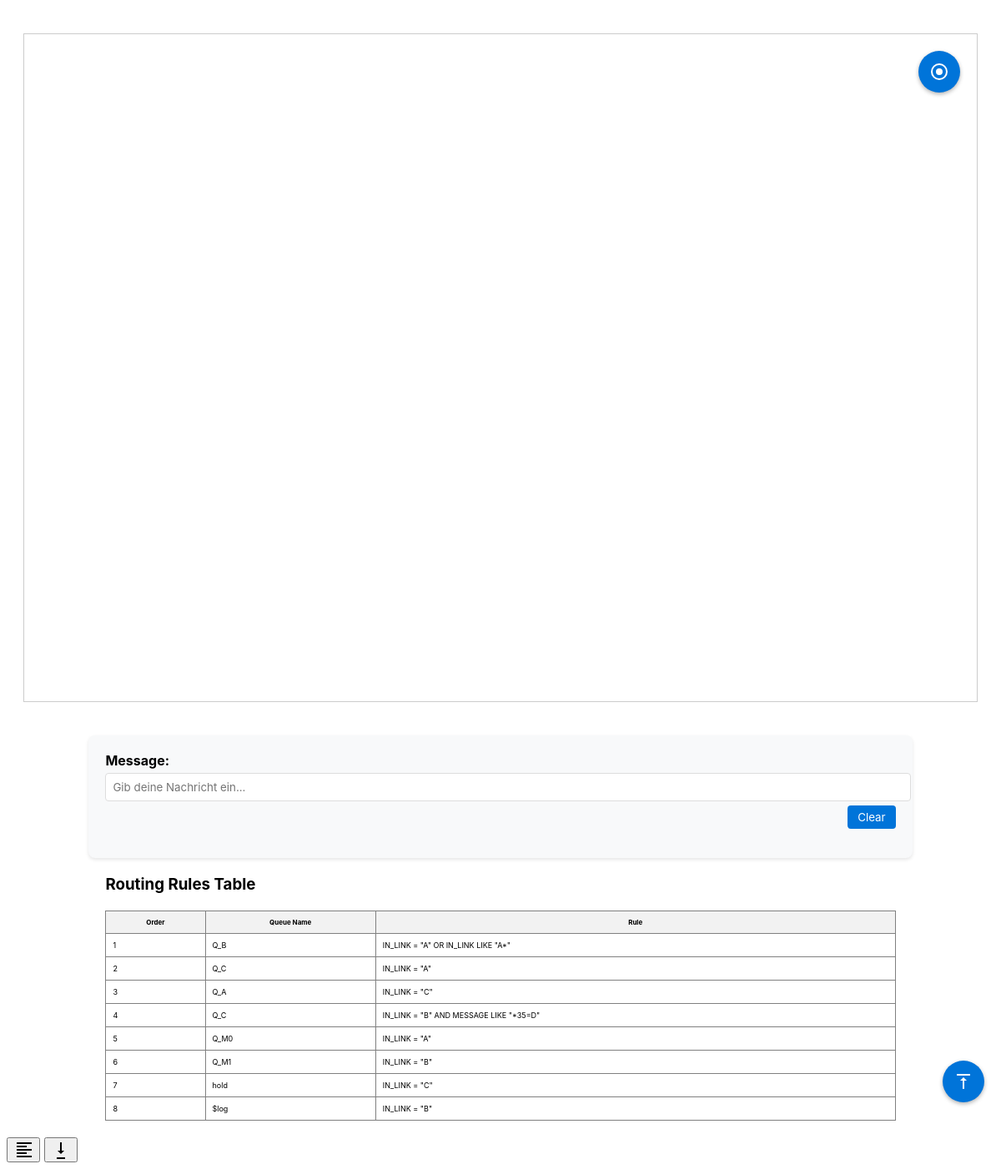
Before: / with the older database file.
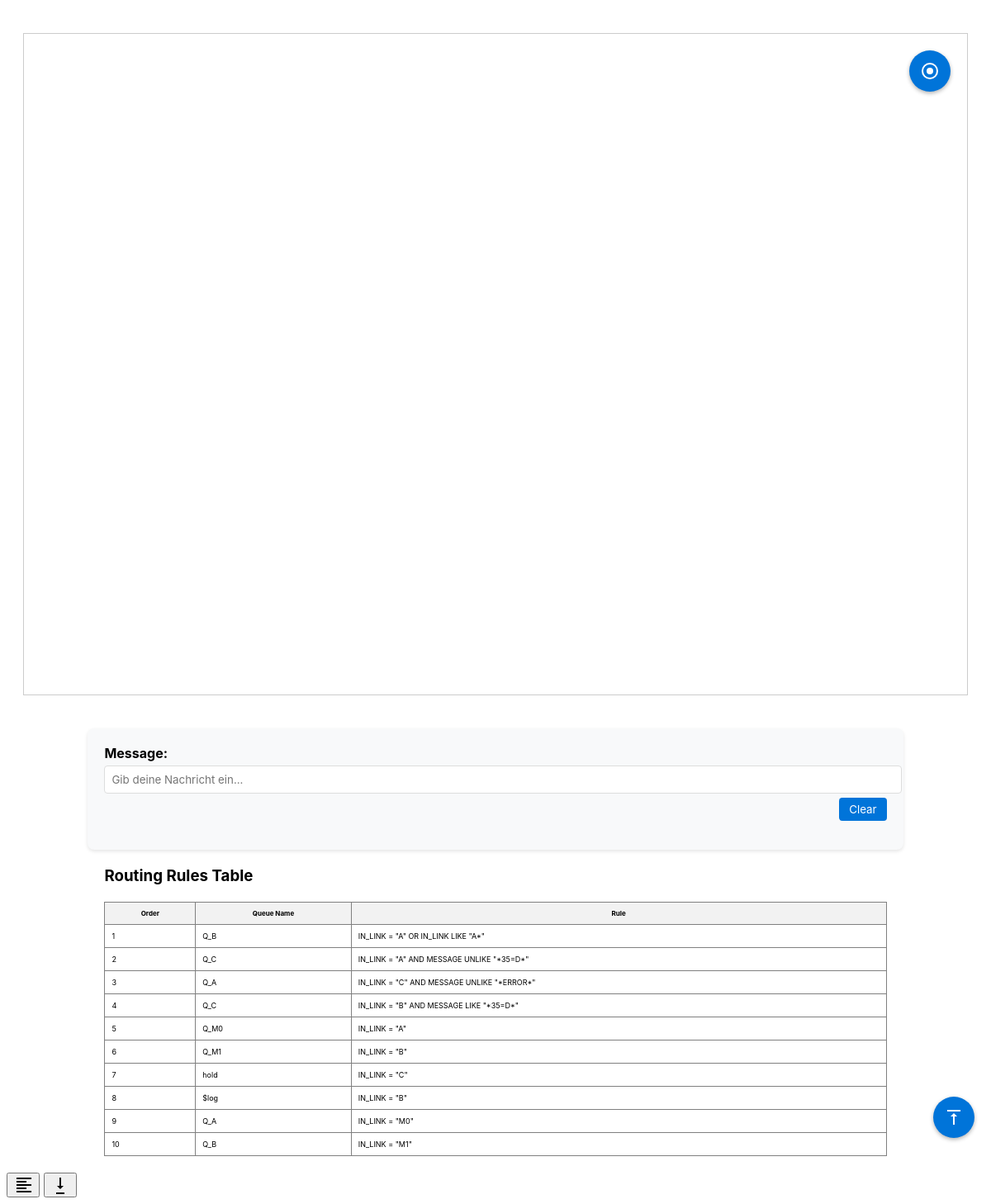
After: the same page with the newer database file.
### models.py (models this page shows)
class DbRoutingRules(db.Model):
    __tablename__ = 'DB_ROUTING_RULES'
    rule_order = db.Column(db.Integer, primary_key=True)
    queue_name = db.Column(db.String(50), db.ForeignKey('DB_QUEUE_ASSIGN.queue_name'))
    rule = db.Column(db.String(100))
    queue_assignment = db.relationship('DbQueueAssign', backref='routing_rules')

### app.py (the view)
@app.route('/')
def index():
    fixd_nodes = FixdConfig.query.all()
    mqd_nodes = MqdConfig.query.all()
    nodes = [
        *[{'link_name': n.link_name} for n in fixd_nodes],
        *[{'link_name': n.link_name} for n in mqd_nodes],
        {'link_name': 'hold'},
        {'link_name': '$log'}
    ]
    HARDCODED_QUEUES = {
        'hold': 'hold',
        '$log': '$log'
    }
    router_links = [n['link_name'] for n in nodes if n['link_name'] != 'Router']
    edges = []
    for link in router_links:
        edges.append({
            'id': f'{link}_to_Router',
            'source': link,
            'target': 'Router',
        })
        edges.append({
            'id': f'Router_to_{link}',
            'source': 'Router',
            'target': link,
        })
    routing_rules = {}
    reverse_routing_rules = {}
    for rule in DbRoutingRules.query.all():
        link_patterns = re.findall(r'IN_LINK\s+(?:=|LIKE)\s*"([^"]+)"', rule.rule)
        queue_name = rule.queue_name
        if queue_name in HARDCODED_QUEUES.values():
            link_name = [k for k,v in HARDCODED_QUEUES.items() if v == queue_name][0]
        else:
            queue_assignment = DbQueueAssign.query.filter_by(queue_name=queue_name).first()
            if not queue_assignment:
                continue
            link_name = queue_assignment.link_name
        for pattern in link_patterns:
            sql_pattern = pattern.replace('*', '%')
            is_wildcard = '%' in sql_pattern
            if is_wildcard:
                matching_fixd = FixdConfig.query.filter(FixdConfig.link_name.like(sql_pattern)).all()
                matching_mqd = MqdConfig.query.filter(MqdConfig.link_name.like(sql_pattern)).all()
                matching_links = matching_fixd + matching_mqd
            else:
                matching_fixd = FixdConfig.query.filter_by(link_name=sql_pattern).all()
                matching_mqd = MqdConfig.query.filter_by(link_name=sql_pattern).all()
                matching_links = matching_fixd + matching_mqd
            for link in matching_links:
                source_link = link.link_name
                target_link = link_name  # From queue assignment
                if source_link not in routing_rules:
                    routing_rules[source_link] = []
                routing_rules[source_link].append({
                    'target': target_link,
                    'order': rule.rule_order,
                    'rule': rule.rule
                })
                if target_link not in reverse_routing_rules:
                    reverse_routing_rules[target_link] = []
                reverse_routing_rules[target_link].append({
                    'source': source_link,
                    'order': rule.rule_order,
                    'rule': rule.rule
                })
    all_rules = DbRoutingRules.query.order_by(DbRoutingRules.rule_order).all()
    return render_template('index.html',
                           nodes=nodes,
                           edges=edges,
                           routing_rules=routing_rules,
                           reverse_routing_rules=reverse_routing_rules,
                           all_rules=all_rules)

### templates/index.html (shortened to what this page needs)
<!DOCTYPE html>
<html>
<head>
</head>
<body>
  <div style="display: flex; justify-content: center; align-items: flex-start; gap: 20px; margin: 20px;">
    <div id="cy" style="width: 100vw; height: 100vh; border: 1px solid #ccc; position: relative;">
      <button id="recenterBtn" title="Zentrieren und zoomen"
              style="position: absolute; right: 20px; top: 20px; z-index: 1000;">
      </button>
    </div>
  </div>
  <div id="messageContainer" class="content-container">
    <form id="messageForm" class="message-form">
      <div style="margin-bottom: 15px;">
        <label for="message" style="display: block; margin-bottom: 5px; font-weight: bold;">Message:</label>
        <input type="text" id="message" name="message"
               style="width: 100%; padding: 8px; border: 1px solid #ddd; border-radius: 4px;"
               placeholder="Gib deine Nachricht ein..."
               required>
      </div>
      <div style="display: flex; justify-content: flex-end; margin-top: -10px; margin-bottom: 15px;">
        <button type="button" onclick="clearInput()"
                style="padding: 6px 12px; background: #0074D9; color: white; border: none; border-radius: 4px; cursor: pointer; transition: background 0.3s ease;">
          Clear
        </button>
      </div>
    </form>
  </div>
  <div id="rulesTable" class="content-container">
    <h3>Routing Rules Table</h3>
    <table border="1" cellpadding="8" style="border-collapse: collapse; width: 100%; margin-top: 20px; font-size: 9px;">
        <thead>
            <tr style="background-color: #f2f2f2;">
                <th style="font-size: 8px;">Order</th>
                <th style="font-size: 8px;">Queue Name</th>
                <th style="font-size: 8px;">Rule</th>
            </tr>
        </thead>
        <tbody>
            {% for rule in all_rules %}
            <tr class="rule-row" data-order="{{ rule.rule_order }}">
                <td>{{ rule.rule_order }}</td>
                <td>{{ rule.queue_name }}</td>
                <td style="font-size: 9px;">{{ rule.rule }}</td>
            </tr>
            {% endfor %}
        </tbody>
    </table>
  </div>
  <button id="scrollToGraphBtn" title="Zum Graph scrollen" style="bottom: 80px;">
    <svg width="24" height="24" viewBox="0 0 24 24" style="vertical-align: middle;">
      <path fill="currentColor" d="M8 11h3v10h2V11h3l-4-4-4 4M4 3v2h16V3H4z"/>
    </svg>
  </button>
  <button id="scrollToMessageBtn" title="Zum Nachrichtenfeld scrollen" style="bottom: 80px;">
    <svg width="24" height="24" viewBox="0 0 24 24" style="vertical-align: middle;">
      <path fill="currentColor" d="M4 3h18v2H4V3m0 4h12v2H4V7m0 4h18v2H4v-2m0 4h12v2H4v-2m0 4h18v2H4v-2"/>
    </svg>
  </button>
  <button id="scrollToBottomBtn" title="Zum Seitenende scrollen" style="bottom: 140px;">
    <svg width="24" height="24" viewBox="0 0 24 24" style="vertical-align: middle;">
      <path fill="currentColor" d="M16 13h-3V3h-2v10H8l4 4 4-4m1 8H7v2h10v-2z"/>
    </svg>
  </button>
</body>
</html>

### templates/index.html (style rules this page uses)
* { font-family: 'Inter', sans-serif; }
#cy { width: 100vw; height: 90vh; border: 1px solid #ccc; margin: 20px auto; transition: height 0.3s ease; position: relative; }
#recenterBtn { position: fixed; right: 20px; bottom: 20px; z-index: 1000; background: #0074D9; color: white; border: none; border-radius: 50%; width: 50px; height: 50px; cursor: pointer; box-shadow: 0 2px 5px rgba(0,0,0,0.3); transition: all 0.3s ease; }
#scrollToGraphBtn { position: fixed; right: 20px; bottom: 80px; z-index: 1000; background: #0074D9; color: white; border: none; border-radius: 50%; width: 50px; height: 50px; cursor: pointer; box-shadow: 0 2px 5px rgba(0,0,0,0.3); transition: all 0.3s ease; }
.content-container { margin: 20px auto; width: 80%; background: #f8f9fa; padding: 20px; border-radius: 8px; box-shadow: 0 2px 4px rgba(0,0,0,0.1); }
#rulesTable.content-container { background: transparent; box-shadow: none; padding: 0; }

Changed rows visible on the page:
changed DbRoutingRules id 2: rule "IN_LINK = \"A\"" → "IN_LINK = \"A\" AND MESSAGE UNLIKE \"*35=D*\""
changed DbRoutingRules id 3: rule "IN_LINK = \"C\"" → "IN_LINK = \"C\" AND MESSAGE UNLIKE \"*ERROR*\""
changed DbRoutingRules id 4: rule "IN_LINK = \"B\" AND MESSAGE LIKE \"*35=D\"" → "IN_LINK = \"B\" AND MESSAGE LIKE \"*35=D*\""
added DbRoutingRules: rule_order "9", queue_name "Q_A", rule "IN_LINK = \"M0\""
added DbRoutingRules: rule_order "10", queue_name "Q_B", rule "IN_LINK = \"M1\""
